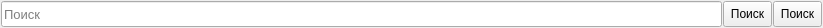
<?xml version="1.0" encoding="UTF-8"?>
<ui version="4.0">
 <class>FrameSearchTable</class>
 <widget class="QWidget" name="FrameSearchTable">
  <property name="geometry">
   <rect>
    <x>0</x>
    <y>0</y>
    <width>823</width>
    <height>28</height>
   </rect>
  </property>
  <property name="windowTitle">
   <string>Form</string>
  </property>
  <layout class="QHBoxLayout" name="horizontalLayout">
   <property name="spacing">
    <number>1</number>
   </property>
   <property name="leftMargin">
    <number>1</number>
   </property>
   <property name="topMargin">
    <number>1</number>
   </property>
   <property name="rightMargin">
    <number>1</number>
   </property>
   <property name="bottomMargin">
    <number>1</number>
   </property>
   <item>
    <widget class="QLineEdit" name="lineEditSearch">
     <property name="sizePolicy">
      <sizepolicy hsizetype="Expanding" vsizetype="Preferred">
       <horstretch>0</horstretch>
       <verstretch>0</verstretch>
      </sizepolicy>
     </property>
     <property name="font">
      <font>
       <pointsize>10</pointsize>
      </font>
     </property>
     <property name="placeholderText">
      <string>Поиск</string>
     </property>
    </widget>
   </item>
   <item>
    <widget class="QToolButton" name="toolButtonFind">
     <property name="sizePolicy">
      <sizepolicy hsizetype="Preferred" vsizetype="Preferred">
       <horstretch>0</horstretch>
       <verstretch>0</verstretch>
      </sizepolicy>
     </property>
     <property name="text">
      <string>Поиск</string>
     </property>
     <property name="icon">
      <iconset resource="../res.qrc">
       <normaloff>:/16/icons/16x16/enter-arrow.png</normaloff>:/16/icons/16x16/enter-arrow.png</iconset>
     </property>
     <property name="iconSize">
      <size>
       <width>20</width>
       <height>20</height>
      </size>
     </property>
    </widget>
   </item>
   <item>
    <widget class="QToolButton" name="toolButtonClear">
     <property name="sizePolicy">
      <sizepolicy hsizetype="Preferred" vsizetype="Preferred">
       <horstretch>0</horstretch>
       <verstretch>0</verstretch>
      </sizepolicy>
     </property>
     <property name="text">
      <string>Поиск</string>
     </property>
     <property name="icon">
      <iconset resource="../res.qrc">
       <normaloff>:/16/icons/16x16/back-arrow.png</normaloff>:/16/icons/16x16/back-arrow.png</iconset>
     </property>
     <property name="iconSize">
      <size>
       <width>20</width>
       <height>20</height>
      </size>
     </property>
    </widget>
   </item>
  </layout>
 </widget>
 <resources>
  <include location="../res.qrc"/>
 </resources>
 <connections/>
</ui>
